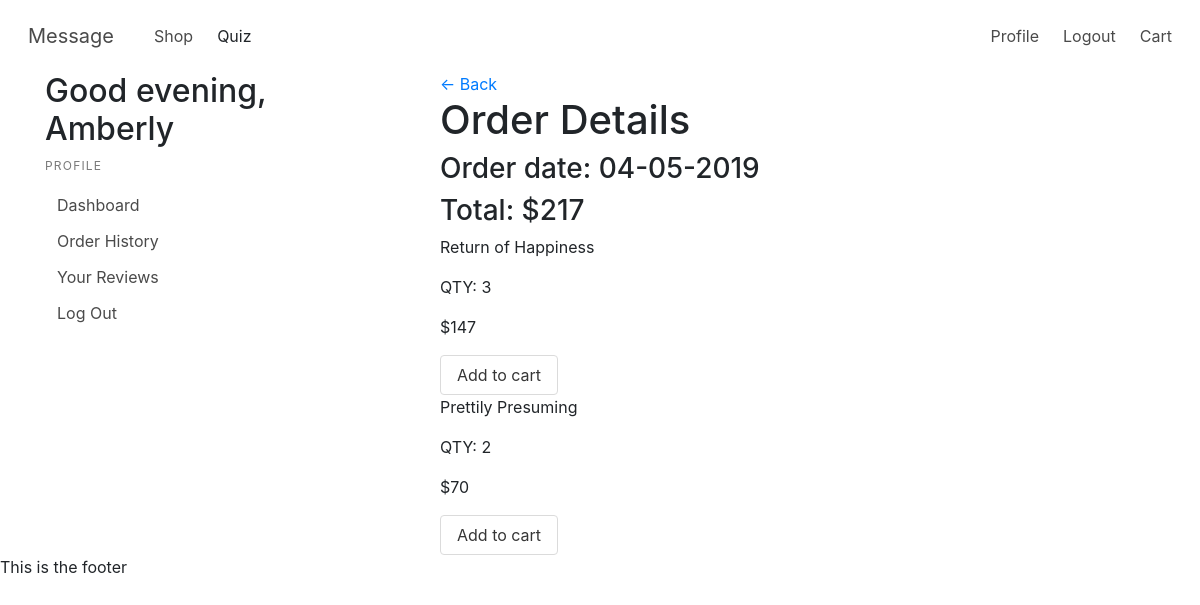
Screenshot of /profile/orders/view_details/4 (signed in) with the database file from the repository.
### models.py (models this page shows, shortened)
class User(UserMixin, Model):
    fname = CharField()
    lname = CharField()
    email = CharField(unique=True)
    password = CharField(max_length=100)
    street_address = CharField(default="")
    city = CharField(default="")
    state = CharField(default="")
    postal_code = CharField(default="")
    join_date = DateTimeField(default=datetime.datetime.now())
    class Meta:
        database = DATABASE

class Order(Model):
    user = ForeignKeyField(model=User, backref='order')
    order_date = DateTimeField(default=datetime.datetime.now())
    total_cost = IntegerField(default=0)
    date_created = DateTimeField(default=datetime.datetime.now())
    recipient_fname = CharField(default="")
    recipient_lname = CharField(default="")
    recipient_street_address = CharField(default="")
    recipient_city = CharField(default="")
    recipient_state = CharField(default="")
    recipient_postal_code = CharField(default="")
    purchased = BooleanField(default=False)
    class Meta:
        database = DATABASE

class OrderDetails(Model):
    order = ForeignKeyField(model=Order, backref='order_details')
    product = ForeignKeyField(model=Product, backref='order_details')
    quantity = IntegerField(default=1)
    subtotal = IntegerField()
    class Meta:
        database = DATABASE

class Product(Model):
    name = CharField(unique=True)
    description = CharField()
    image = CharField()
    plant = CharField()
    meaning = CharField()
    price = IntegerField()
    data_name= CharField()
    average_rating = FloatField(default=0)
    category = ForeignKeyField(model=Category, backref='product')
    class Meta:
        database = DATABASE

### app.py (the view)
@app.route('/profile/orders/view_details/<orderid>', methods=["GET"])
@login_required
def view_details(orderid):
    user = current_user
    current_hour = datetime.datetime.now().hour
    greeting = time_of_day(current_hour)
    order = models.Order.get(models.Order.id == orderid)
    print(order)
    details = models.OrderDetails.select().where(models.OrderDetails.order_id == orderid)
    return render_template("viewDetails.html", user=user, greeting=greeting, order=order, details=details)

### app.py (called while the page is built)
@login_manager.user_loader
def load_user(userid):
    try:
        return models.User.get(models.User.id == userid)
    except models.DoesNotExist:
        return None

@app.before_request
def before_request():
    g.db = models.DATABASE
    g.db.connect()
    g.user = current_user

@app.after_request
def after_request(response):
    g.db.close()
    return response

def time_of_day(hour):
    return (
        "morning" if 5 <= hour <= 11
        else
        "afternoon" if 12 <= hour <= 17
        else
        "evening" if 18 <= hour <= 22
        else
        "night"
    )

### templates/viewDetails.html
{% extends 'profile.html' %}
{% block profile %}
<a href="/profile/orders">&#8592; Back</a>
<h1>Order Details</h1>
<h3>Order date: {{order.order_date.strftime('%m-%d-%Y')}}</h3>
<h3>Total: ${{order.total_cost}}</h3>
{% for detail in details %}
    <div>
        <p>{{detail.product.name}}</p>
        <p>QTY: {{detail.quantity}}</p>
        <p>${{detail.subtotal}}</p>
        <a class="button" href="/add_to_cart/{{detail.product.id}}">Add to cart</a>
    </div>
{% endfor %}
{% endblock %}

### templates/profile.html
{% extends 'layout.html' %}
{% block content %}
<div class="container">
    <div class="row">
        <div class="col-sm-4">
            <h2> Good {{greeting}}, {{user.fname}}</h2>
            <aside class="menu">
                <p class="menu-label">
                    Profile
                </p>
                <ul class="menu-list">
                    <li><a href="{{url_for('profile')}}">Dashboard</a></li>
                    <li><a href="{{url_for('order_history')}}">Order History</a></li>
                    <li><a href="{{url_for('reviews')}}">Your Reviews</a></li>
                    <li><a href="{{url_for('logout')}}">Log Out</a></li>
                </ul>
            </aside>
        </div>
        <div class="col-sm-8">
            <div class="container">
                {% block profile %}
                {% endblock %}
            </div>
        </div>
    </div>
</div>
{% endblock %}

### rows the page displays
User: fname "Amberly"
Order: order_date "04-05-2019", total_cost "217"
OrderDetails: product.name "Return of Happiness", quantity "3", subtotal "147"
OrderDetails: product.name "Prettily Presuming", quantity "2", subtotal "70"

### other values shown
{{ greeting }} "evening"
